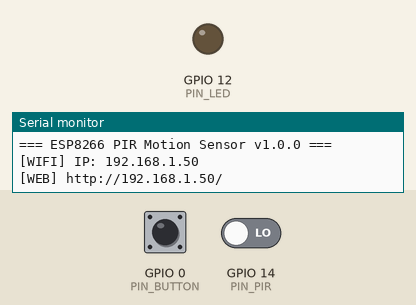
This program was run on a simulated ESP8266 (NodeMCU). Parts: output pins drawn as LEDs (lit = HIGH), the last lines printed to the serial monitor. Inputs (shaded band) come from the test bench; at power-on: GPIO 14 (PIN_PIR) LOW, GPIO 0 (PIN_BUTTON) HIGH. WiFi joins after 1.5 s; servers stay silent unless stated; storage starts empty; no MQTT or app messages arrive unless stated.

Above: at 2.7 s.
2.8 s: GPIO 14 (PIN_PIR) driven HIGH
At 5.6 s:
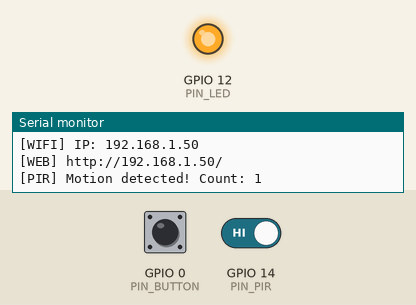
5.8 s: GPIO 14 (PIN_PIR) driven LOW
At 6.8 s:
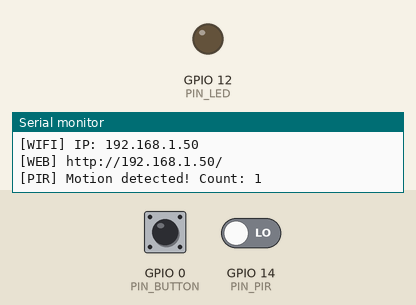
Timing chart, 0 to 8.8 s (numbered marks = the images above; inputs shaded):
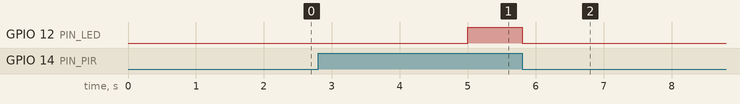

The program:

main.cpp
```cpp
// ═══════════════════════════════════════════════════════════════════════════
// ESP8266 + PIR — Motion Sensor Node
// Detects motion via PIR sensor on GPIO14, publishes to HiveMQ Cloud MQTT
// Also controls an LED on GPIO12 as motion indicator / alarm
// ═══════════════════════════════════════════════════════════════════════════

#include <Arduino.h>
#include <ESP8266WiFi.h>
#include <WiFiClientSecure.h>
#include <PubSubClient.h>
#include <ArduinoJson.h>
#include <WiFiManager.h>
#include <LittleFS.h>
#include <ESP8266httpUpdate.h>
#include <ESP8266WebServer.h>
#include <ESP8266HTTPUpdateServer.h>

// ─── Configuration ──────────────────────────────────────────────────────────
#define FW_VERSION       "1.0.0"
#define CONFIG_FILE      "/config.json"
#define AP_NAME          "ESP8266-PIR-Setup"
#define AP_PASSWORD      "12345678"

#define PIN_PIR          14  // GPIO14 (D5) - PIR sensor output
#define PIN_LED          12  // GPIO12 (D6) - Motion indicator LED
#define PIN_BUTTON        0  // GPIO0 - Factory reset button

#define LONG_PRESS_MS    5000
#define MOTION_COOLDOWN  5000   // Min interval between motion events (ms)
#define DISCOVERY_INTERVAL 30000
#define MQTT_RECONNECT_MS  5000
#define STATE_INTERVAL   15000  // Publish full state every 15 seconds

// ─── Global Objects ─────────────────────────────────────────────────────────
WiFiClientSecure wifiClient;
PubSubClient     mqttClient(wifiClient);

char mqttHost[128] = "";
uint16_t mqttPort = 8883;
char mqttUser[64] = "";
char mqttPass[64] = "";
char deviceId[32] = "";

char topicState[64];
char topicStatus[64];
char topicOta[64];
char topicCmd[64];

// State
bool motionDetected = false;
bool ledEnabled     = true;   // Can be toggled via MQTT
unsigned long lastMotionTime  = 0;
unsigned long motionCount     = 0;
unsigned long lastDiscovery   = 0;
unsigned long lastReconnect   = 0;
unsigned long lastStatePub    = 0;

// Button
bool buttonPressed = false;
unsigned long buttonDownTime = 0;
bool longPressHandled = false;

// Web Server
ESP8266WebServer webServer(80);
ESP8266HTTPUpdateServer httpUpdater;

// ─── Config Management ──────────────────────────────────────────────────────
bool loadConfig() {
    if (!LittleFS.begin()) { LittleFS.format(); LittleFS.begin(); }
    File f = LittleFS.open(CONFIG_FILE, "r");
    if (!f) return false;
    JsonDocument doc;
    if (deserializeJson(doc, f)) { f.close(); return false; }
    f.close();
    strlcpy(mqttHost, doc["host"] | "", sizeof(mqttHost));
    mqttPort = doc["port"] | 8883;
    strlcpy(mqttUser, doc["user"] | "", sizeof(mqttUser));
    strlcpy(mqttPass, doc["pass"] | "", sizeof(mqttPass));
    strlcpy(deviceId, doc["device_id"] | "", sizeof(deviceId));
    return strlen(mqttHost) > 0 && strlen(deviceId) > 0;
}

void saveConfig() {
    JsonDocument doc;
    doc["host"] = mqttHost; doc["port"] = mqttPort;
    doc["user"] = mqttUser; doc["pass"] = mqttPass;
    doc["device_id"] = deviceId;
    File f = LittleFS.open(CONFIG_FILE, "w");
    if (f) { serializeJson(doc, f); f.close(); }
}

void clearConfig() {
    LittleFS.remove(CONFIG_FILE);
    WiFi.disconnect(true);
    delay(500);
    ESP.restart();
}

// ─── MQTT ───────────────────────────────────────────────────────────────────
void buildTopics() {
    snprintf(topicState,  sizeof(topicState),  "v1/devices/%s/state",   deviceId);
    snprintf(topicStatus, sizeof(topicStatus), "v1/devices/%s/status",  deviceId);
    snprintf(topicOta,    sizeof(topicOta),    "v1/devices/%s/ota",     deviceId);
    snprintf(topicCmd,    sizeof(topicCmd),    "v1/devices/%s/command", deviceId);
}

void publishDiscovery() {
    JsonDocument doc;
    doc["id"] = deviceId; doc["type"] = "esp8266_pir";
    doc["v"] = FW_VERSION;
    JsonArray feat = doc["features"].to<JsonArray>();
    feat.add("motion"); feat.add("led");
    char buf[256]; serializeJson(doc, buf, sizeof(buf));
    mqttClient.publish("home/discovery", buf, false);
}

void publishState() {
    JsonDocument doc;
    doc["id"] = deviceId;
    doc["motion"] = motionDetected;
    doc["led"] = ledEnabled;
    doc["motion_count"] = motionCount;
    doc["uptime"] = millis() / 1000;
    doc["rssi"] = WiFi.RSSI();
    char buf[256]; serializeJson(doc, buf, sizeof(buf));
    mqttClient.publish(topicState, buf, true);
}

void mqttCallback(char* topic, byte* payload, unsigned int len) {
    char json[512];
    memcpy(json, payload, min((unsigned int)511, len));
    json[min((unsigned int)511, len)] = '\0';

    JsonDocument doc;
    if (deserializeJson(doc, json)) return;

    if (strcmp(topic, topicCmd) == 0) {
        const char* feature = doc["feature"];
        if (feature && strcmp(feature, "led") == 0) {
            ledEnabled = doc["state"] | false;
            if (!ledEnabled) digitalWrite(PIN_LED, LOW);
            publishState();
        }
    }

    if (strcmp(topic, topicOta) == 0) {
        const char* cmd = doc["cmd"];
        const char* url = doc["url"];
        if (cmd && strcmp(cmd, "ota") == 0 && url) {
            WiFiClient otaClient;
            ESPhttpUpdate.update(otaClient, url);
        }
    }
}

void mqttConnect() {
    if (mqttClient.connected()) return;
    unsigned long now = millis();
    if (now - lastReconnect < MQTT_RECONNECT_MS) return;
    lastReconnect = now;

    char lwt[64];
    snprintf(lwt, sizeof(lwt), "{\"id\":\"%s\",\"status\":\"offline\"}", deviceId);

    if (mqttClient.connect(deviceId, mqttUser, mqttPass, topicStatus, 1, true, lwt)) {
        char online[64];
        snprintf(online, sizeof(online), "{\"id\":\"%s\",\"status\":\"online\"}", deviceId);
        mqttClient.publish(topicStatus, online, true);
        mqttClient.subscribe(topicOta, 1);
        mqttClient.subscribe(topicCmd, 1);
        publishDiscovery();
    }
}

// ─── Provisioning ───────────────────────────────────────────────────────────
void startProvisioning() {
    WiFiManager wm;
    WiFiManagerParameter pHost("host", "HiveMQ Hostname", "", 128);
    WiFiManagerParameter pPort("port", "MQTT Port", "8883", 6);
    WiFiManagerParameter pUser("user", "MQTT Username", "", 64);
    WiFiManagerParameter pPass("pass", "MQTT Password", "", 64);
    WiFiManagerParameter pId("id", "Device ID", "", 32);
    wm.addParameter(&pHost); wm.addParameter(&pPort);
    wm.addParameter(&pUser); wm.addParameter(&pPass);
    wm.addParameter(&pId);
    wm.setConfigPortalTimeout(300);

    if (wm.startConfigPortal(AP_NAME, AP_PASSWORD)) {
        strlcpy(mqttHost, pHost.getValue(), sizeof(mqttHost));
        mqttPort = atoi(pPort.getValue()); if (!mqttPort) mqttPort = 8883;
        strlcpy(mqttUser, pUser.getValue(), sizeof(mqttUser));
        strlcpy(mqttPass, pPass.getValue(), sizeof(mqttPass));
        strlcpy(deviceId, pId.getValue(), sizeof(deviceId));
        saveConfig();
    } else {
        ESP.restart();
    }
}

// ═════════════════════════════════════════════════════════════════════════════
void setup() {
    Serial.begin(115200);
    Serial.println("\n=== ESP8266 PIR Motion Sensor v" FW_VERSION " ===");

    pinMode(PIN_PIR, INPUT);
    pinMode(PIN_LED, OUTPUT);
    pinMode(PIN_BUTTON, INPUT_PULLUP);
    digitalWrite(PIN_LED, LOW);

    if (!loadConfig()) { startProvisioning(); }

    WiFi.mode(WIFI_STA); WiFi.begin();
    int tries = 0;
    while (WiFi.status() != WL_CONNECTED && tries++ < 40) delay(500);

    if (WiFi.status() != WL_CONNECTED) { startProvisioning(); return; }

    Serial.printf("[WIFI] IP: %s\n", WiFi.localIP().toString().c_str());

    buildTopics();
    wifiClient.setInsecure();
    mqttClient.setServer(mqttHost, mqttPort);
    mqttClient.setBufferSize(512);
    mqttClient.setCallback(mqttCallback);

    // Web server
    webServer.on("/", []() {
        unsigned long sec = millis() / 1000;
        unsigned long d = sec / 86400; sec %= 86400;
        unsigned long h = sec / 3600;  sec %= 3600;
        unsigned long m = sec / 60;    sec %= 60;
        String html = "<!DOCTYPE html><html><head><meta charset='utf-8'>"
            "<meta name='viewport' content='width=device-width,initial-scale=1'>"
            "<title>" + String(deviceId) + "</title>"
            "<style>body{font-family:sans-serif;margin:0;padding:20px;background:#f5f5f5}"
            ".card{background:#fff;border-radius:12px;padding:20px;margin:10px 0;box-shadow:0 2px 8px rgba(0,0,0,.1)}"
            "h1{color:#c62828;font-size:22px;margin:0 0 4px}.sub{color:#777;font-size:13px}"
            "table{width:100%;border-collapse:collapse;margin-top:10px}"
            "td{padding:8px 12px;border-bottom:1px solid #eee}td:first-child{font-weight:bold;color:#555;width:40%}"
            ".on{color:#c62828;font-weight:bold}.off{color:#2e7d32;font-weight:bold}"
            ".btn{display:inline-block;padding:12px 24px;background:#e65100;color:#fff;"
            "text-decoration:none;border-radius:8px;margin-top:16px;font-size:14px}"
            "</style></head><body>"
            "<div class='card'><h1>" + String(deviceId) + "</h1>"
            "<p class='sub'>ESP8266 PIR Motion Sensor &bull; v" FW_VERSION "</p></div>"
            "<div class='card'><table>"
            "<tr><td>Motion</td><td class='" + String(motionDetected ? "on'>DETECTED" : "off'>Clear") + "</td></tr>"
            "<tr><td>LED Indicator</td><td class='" + String(ledEnabled ? "on'>ON" : "off'>OFF") + "</td></tr>"
            "<tr><td>Motion Count</td><td>" + String(motionCount) + "</td></tr>"
            "<tr><td>WiFi RSSI</td><td>" + String(WiFi.RSSI()) + " dBm</td></tr>"
            "<tr><td>IP Address</td><td>" + WiFi.localIP().toString() + "</td></tr>"
            "<tr><td>Uptime</td><td>" + String(d) + "d " + String(h) + "h " + String(m) + "m " + String(sec) + "s</td></tr>"
            "</table></div>"
            "<a class='btn' href='/ota'>Firmware Update</a></body></html>";
        webServer.send(200, "text/html", html);
    });
    webServer.on("/ota", []() {
        String html = "<!DOCTYPE html><html><head><meta charset='utf-8'>"
            "<meta name='viewport' content='width=device-width,initial-scale=1'>"
            "<title>OTA - " + String(deviceId) + "</title>"
            "<style>body{font-family:sans-serif;margin:0;padding:20px;background:#f5f5f5}"
            ".card{background:#fff;border-radius:12px;padding:20px;margin:10px 0;box-shadow:0 2px 8px rgba(0,0,0,.1)}"
            "h1{color:#e65100;font-size:20px}"
            ".btn{padding:12px 24px;background:#e65100;color:#fff;border:none;border-radius:8px;font-size:14px;cursor:pointer}"
            ".back{display:inline-block;margin-top:16px;color:#1565c0;text-decoration:none}"
            "</style></head><body><div class='card'><h1>Firmware Update</h1>"
            "<p>Current: v" FW_VERSION "</p>"
            "<form method='POST' action='/update' enctype='multipart/form-data'>"
            "<input type='file' name='update' accept='.bin'><br><br>"
            "<button type='submit' class='btn'>Upload &amp; Update</button></form></div>"
            "<a class='back' href='/'>&larr; Back</a></body></html>";
        webServer.send(200, "text/html", html);
    });
    httpUpdater.setup(&webServer, "/update");
    webServer.begin();
    Serial.printf("[WEB] http://%s/\n", WiFi.localIP().toString().c_str());
}

void loop() {
    // Button: long press = factory reset
    bool btn = (digitalRead(PIN_BUTTON) == LOW);
    if (btn && !buttonPressed) { buttonPressed = true; buttonDownTime = millis(); longPressHandled = false; }
    if (btn && buttonPressed && !longPressHandled && (millis() - buttonDownTime >= LONG_PRESS_MS)) {
        longPressHandled = true; clearConfig();
    }
    if (!btn && buttonPressed) buttonPressed = false;

    mqttConnect();
    mqttClient.loop();
    webServer.handleClient();

    unsigned long now = millis();

    // PIR motion detection
    bool pirState = digitalRead(PIN_PIR) == HIGH;
    if (pirState && !motionDetected && (now - lastMotionTime >= MOTION_COOLDOWN)) {
        motionDetected = true;
        motionCount++;
        lastMotionTime = now;
        Serial.printf("[PIR] Motion detected! Count: %lu\n", motionCount);
        if (ledEnabled) digitalWrite(PIN_LED, HIGH);
        publishState();
    } else if (!pirState && motionDetected) {
        motionDetected = false;
        digitalWrite(PIN_LED, LOW);
        publishState();
    }

    // Periodic state & discovery
    if (now - lastStatePub >= STATE_INTERVAL && mqttClient.connected()) {
        lastStatePub = now;
        publishState();
    }
    if (now - lastDiscovery >= DISCOVERY_INTERVAL && mqttClient.connected()) {
        lastDiscovery = now;
        publishDiscovery();
    }
}
```

Measured:
- after the input at 2.8 s, GPIO 12 (PIN_LED): LOW → HIGH after 2.2 s
- after the input at 5.8 s, GPIO 12 (PIN_LED): HIGH → LOW at once
